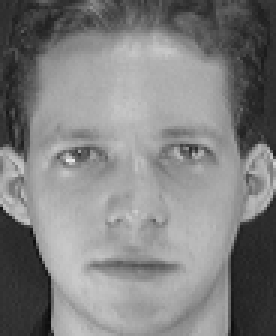
#> input picture orl_faces/orl_faces/s1/1.pgm, 92 x 112 px (shown 3 times larger); its folder holds only this picture in this run
$ jupyter execute --allow-errors edit-project.ipynb
#> lines starting #> are read from the running program, lines starting #| are printed output that depends on the picture
from IPython.core.display import display, HTML
display(HTML("<style>.container { width:99% !important;}</style>"))

# PROJECT SETUP

### IMPORTS

[cell 1]
import pandas as pd
import seaborn as sn
import numpy as np
import matplotlib.pyplot as plt
import matplotlib.image as mpimg
import cv2
import sys

### COLLECTING DATA

[cell 2]
subjects_quantity = 40
sbj_photos = 10

people_raw = list() # ALL 10 PHOTOS FROM EACH PERSON
people_subjects = list() # FIRST PHOTO FROM EACH PERSON
people_dataset_raw = list() # 9 PHOTOS FOR EACH PERSON DATASET

for j in range(1, subjects_quantity+1):
    # For para cada imagem
    for i in range(1, sbj_photos+1):
        people_raw.append(np.array(cv2.imread(f'./orl_faces/orl_faces/s{j}/{i}.pgm',0)))
        if i == 1:
            people_subjects.append(np.array(cv2.imread(f'./orl_faces/orl_faces/s{j}/{i}.pgm',0)))
        if i != 1:
            people_dataset_raw.append(np.array(cv2.imread(f'./orl_faces/orl_faces/s{j}/{i}.pgm',0)))

[cell 3]
print(f"Dataset size: {len(people_dataset_raw)}")

### RAW DATA SHOW UP

[cell 4]
nrows, ncols = 10, 10
#> nrows = 10; ncols = 10

#> (the rest of this cell did not finish here and is left out)

### BELOW, ALL THE ARRAYS ARE DATASET ONLY

Creating an array with fourier transform from raw data set array:

#> (a cell that did not finish here is left out)

'people_fft' is now an array containing a fourier transformed version of each photo from the dataset.

To conclude an ideal analysis, the original fourier transformed image is not the easiest data to work with, so, the purpose of the next command is to create a  version of each imagem with it's relative relevant data shifted to the center of the picture.

#> (a cell that did not finish here is left out)

Now, showing one example from the raw data, the fourier transformed, and the shifted one:

[cell 7]
plt.subplot(131)
plt.imshow(people_raw[0], cmap = 'gray')
plt.title('Input'), plt.xticks([]), plt.yticks([])

plt.subplot(132)
#> (the rest of this cell did not finish here and is left out)

# FINISHED SETUP

### STARTING THE PROJECT

The next part of the project consists of:

1. Analyze the mean square error
1. Classify
1. TODO(CONSERTAR E COMPLETAR ESSA LISTA)

We need to create a function that returns only the relevant part of the image based on an user input. That integer input will be the dimensions of the usable image data.

Ex.: N is the input for an NxN classification test.

[cell 8]
def crop_img(n, image):
    # IMAGE DIMENSIONS FROM THE DATABASE
#> called with n = 30
    image_width = 92
    image_height = 112

    # CENTER OF THE IMAGE FOR THE IMPROVED SHIFTED IMAGE
    x = image_height//2
    y = image_width//2

    # RADIUS OF THE AREA
    r = n//2

    odd = 0
    if n % 2 != 0:
        odd = -1

    return image[x-r+odd:x+r,y-r+odd:y+r]
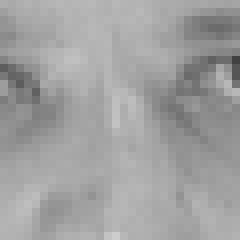
#> returned value: shape (30, 30) (shown 8 times larger); min 65, max 205, mean 160.5

#> (a cell that did not finish here is left out)

[cell 10]
cropped = crop_img(30, people_raw[0])
cropped.shape
#> Out = (30, 30)

[cell 11]
plt.imshow(cropped, "gray")

Cropped all datasets

[cell 12]
dimension = 5
crop_full = []
crop_unique = []

#> (the rest of this cell did not finish here and is left out)

Exemple of Sklearn

```
X = [[0], [1], [2], [3]]
y = [0, 0, 1, 1]
from sklearn.neighbors import KNeighborsClassifier
neigh = KNeighborsClassifier(n_neighbors=3)
neigh.fit(X, y)

print(neigh.predict([[1.1]]))

print(neigh.predict_proba([[0.9]]))
```

[cell 13]
X = np.array(crop_full)
X.shape
#> Out = (0,)

Labels para o KNN

[cell 14]
y = [i for i in range(40) for j in range(9)]
#> y = 360 values from 0 to 39

[cell 15]
print(y)
#> (printed output is left out)

[cell 16]
from sklearn.neighbors import KNeighborsClassifier
#neigh = KNeighborsClassifier(n_neighbors=1, metric="seuclidean", metric_params={"V":25})
neigh = KNeighborsClassifier(n_neighbors=1, metric="euclidean")

#> (a cell that did not finish here is left out)

[cell 18]
y_predict = []

for image in crop_unique:
    y_predict.append(neigh.predict([image.real]))
    print(neigh.predict([image.real]), end= " ")

y_predict = np.array(y_predict)

print()

Exemple of confusion matrix

```
from sklearn.metrics import confusion_matrix
y_true = [2, 0, 2, 2, 0, 1]
y_pred = [0, 0, 2, 2, 0, 2]
confusion_matrix(y_true, y_pred)
```

[cell 19]
from sklearn.metrics import confusion_matrix
y_true = [i for i in range(0,40)]
y_pred = y_predict

#> (the rest of this cell did not finish here and is left out)

#> (a cell that did not finish here is left out)

[cell 21]
from sklearn.metrics import mean_squared_error
#> (the rest of this cell did not finish here and is left out)

Implementando KNN com o erro medio quadradico como medida

[cell 22]
import math

indices_mais_proximos = []

foo = []

# Para cada imagem sem label execute
for i, image_without_label in enumerate(crop_unique):

    mais_proximo_até_agora = math.inf
    indice_mais_proximo = 0

    print("Para pessoa", i )
    # Para cada imagem com label execute
    for j, image_with_label in enumerate(crop_full):
        mqe = mean_squared_error(image_with_label.real, image_without_label.real)
        if mqe < mais_proximo_até_agora:
            mais_proximo_até_agora = mqe
            indice_mais_proximo = j
            print(indice_mais_proximo)
    print(indice_mais_proximo)
    indices_mais_proximos.append(indice_mais_proximo)
    foo.append(y[indice_mais_proximo])
#> after the loop, foo = []; indices_mais_proximos = []

[cell 23]
indices_mais_proximos

[cell 24]
labels_mais_proximos = []

for indice in indices_mais_proximos:
    labels_mais_proximos.append(y[indice])
#> after the loop, labels_mais_proximos = []

[cell 25]
labels_mais_proximos == foo
#> Out = True

[cell 26]
from sklearn.metrics import confusion_matrix
y_true = [i for i in range(0,40)]
y_pred = labels_mais_proximos
#> y_pred = []

#> (the rest of this cell did not finish here and is left out)
